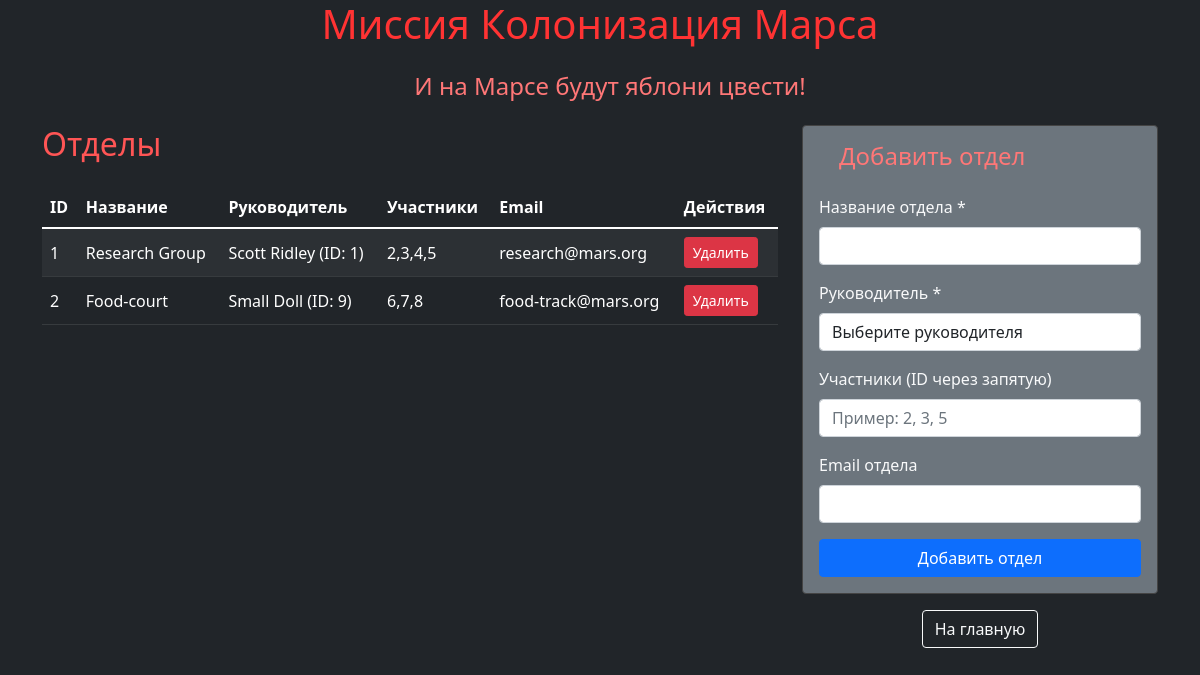
The page /departments on the database its author committed.
### models.py (models this page shows, shortened)
class Department(db.Model):
    __tablename__ = 'departments'
    id = db.Column(db.Integer, primary_key=True, autoincrement=True)
    title = db.Column(db.String(200), nullable=False)
    chief = db.Column(db.Integer, db.ForeignKey('users.id'), nullable=False)
    members = db.Column(db.String(500))
    email = db.Column(db.String(100))

class User(db.Model):
    __tablename__ = 'users'
    id = db.Column(db.Integer, primary_key=True, autoincrement=True)
    surname = db.Column(db.String(100), nullable=False)
    name = db.Column(db.String(100), nullable=False)
    age = db.Column(db.Integer)
    position = db.Column(db.String(100))
    speciality = db.Column(db.String(100))
    address = db.Column(db.String(200))
    email = db.Column(db.String(100), unique=True, nullable=False)
    hashed_password = db.Column(db.String(200), nullable=False)
    modified_date = db.Column(db.DateTime, default=datetime.utcnow)
    jobs_led = db.relationship('Job', backref='leader', foreign_keys='Job.team_leader', lazy=True)
    departments_led = db.relationship('Department', backref='chief_user', foreign_keys='Department.chief', lazy=True)

### app.py (the view, shortened to what this page needs)
@app.route('/departments', methods=['GET', 'POST'])
def departments_page():
    users = User.query.all()
    departments = Department.query.all()
    return render_template('departments.html', title='Отделы', departments=departments, users=users)

### templates/departments.html (shortened to what this page needs)
{% extends "base.html" %}
{% block content %}
    <div class="row">
        <div class="col-md-8">
            <h2 class="mb-4">Отделы</h2>
            {% if departments %}
            <div class="table-responsive">
                <table class="table table-dark table-striped">
                    <thead>
                        <tr>
                            <th>ID</th>
                            <th>Название</th>
                            <th>Руководитель</th>
                            <th>Участники</th>
                            <th>Email</th>
                            <th>Действия</th>
                        </tr>
                    </thead>
                    <tbody>
                        {% for dept in departments %}
                        <tr>
                            <td>{{ dept.id }}</td>
                            <td>{{ dept.title }}</td>
                            <td>
                                {% if dept.chief_user %}
                                {{ dept.chief_user.surname }} {{ dept.chief_user.name }} (ID: {{ dept.chief }})
                                {% else %}
                                ID: {{ dept.chief }}
                                {% endif %}
                            </td>
                            <td>{{ dept.members if dept.members else '-' }}</td>
                            <td>{{ dept.email if dept.email else '-' }}</td>
                            <td>
                                <form method="POST" style="display: inline;">
                                    <button type="submit" class="btn btn-danger btn-sm">
                                        Удалить
                                    </button>
                                </form>
                            </td>
                        </tr>
                        {% endfor %}
                    </tbody>
                </table>
            </div>
            {% else %}
            <div class="alert alert-info">
                Нет отделов в базе данных
            </div>
            {% endif %}
        </div>
        <div class="col-md-4">
            <div class="card bg-secondary">
                <div class="card-body">
                    <h4 class="card-title mb-4">Добавить отдел</h4>
                    <form method="POST">
                        <div class="mb-3">
                            <label for="title" class="form-label">Название отдела *</label>
                            <input type="text" class="form-control" id="title" name="title" required>
                        </div>
                        <div class="mb-3">
                            <label for="chief" class="form-label">Руководитель *</label>
                            <select class="form-control" id="chief" name="chief" required>
                                <option value="">Выберите руководителя</option>
                            </select>
                        </div>
                        <div class="mb-3">
                            <label for="members" class="form-label">Участники (ID через запятую)</label>
                            <input type="text" class="form-control" id="members" name="members"
                                   placeholder="Пример: 2, 3, 5">
                        </div>
                        <div class="mb-3">
                            <label for="email" class="form-label">Email отдела</label>
                            <input type="email" class="form-control" id="email" name="email">
                        </div>
                        <button type="submit" class="btn btn-primary w-100">Добавить отдел</button>
                    </form>
                </div>
            </div>
            <div class="mt-3 text-center">
                <a href="/" class="btn btn-outline-light">На главную</a>
            </div>
        </div>
    </div>
{% endblock %}

### static/css/style.css (style rules this page uses)
h4 { color: #ff7777; padding-left: 20px; }
h2 { color: #ff5555; }
body { background-color: #222; color: #eee; }
.card { border: 1px solid #444; }
.table-dark { background-color: #333; }
.table-striped tbody tr:nth-of-type(odd) { background-color: rgba(255, 255, 255, 0.05); }
.table th { border-bottom: 2px solid #666; white-space: nowrap; }
.table td { vertical-align: middle; white-space: nowrap; }
.btn-danger { background-color: #dc3545; border-color: #dc3545; }
.btn-primary { background-color: #0d6efd; border-color: #0d6efd; }
.table td:nth-child(6), .table td:nth-child(7) { font-size: 0.9em; }

### rows shown on the page
Department: id "1", title "Research Group", chief_user.surname "Scott", chief_user.name "Ridley", chief "1", members "2,3,4,5", email "research@mars.org"
Department: id "2", title "Food-court", chief_user.surname "Small", chief_user.name "Doll", chief "9", members "6,7,8", email "food-track@mars.org"
